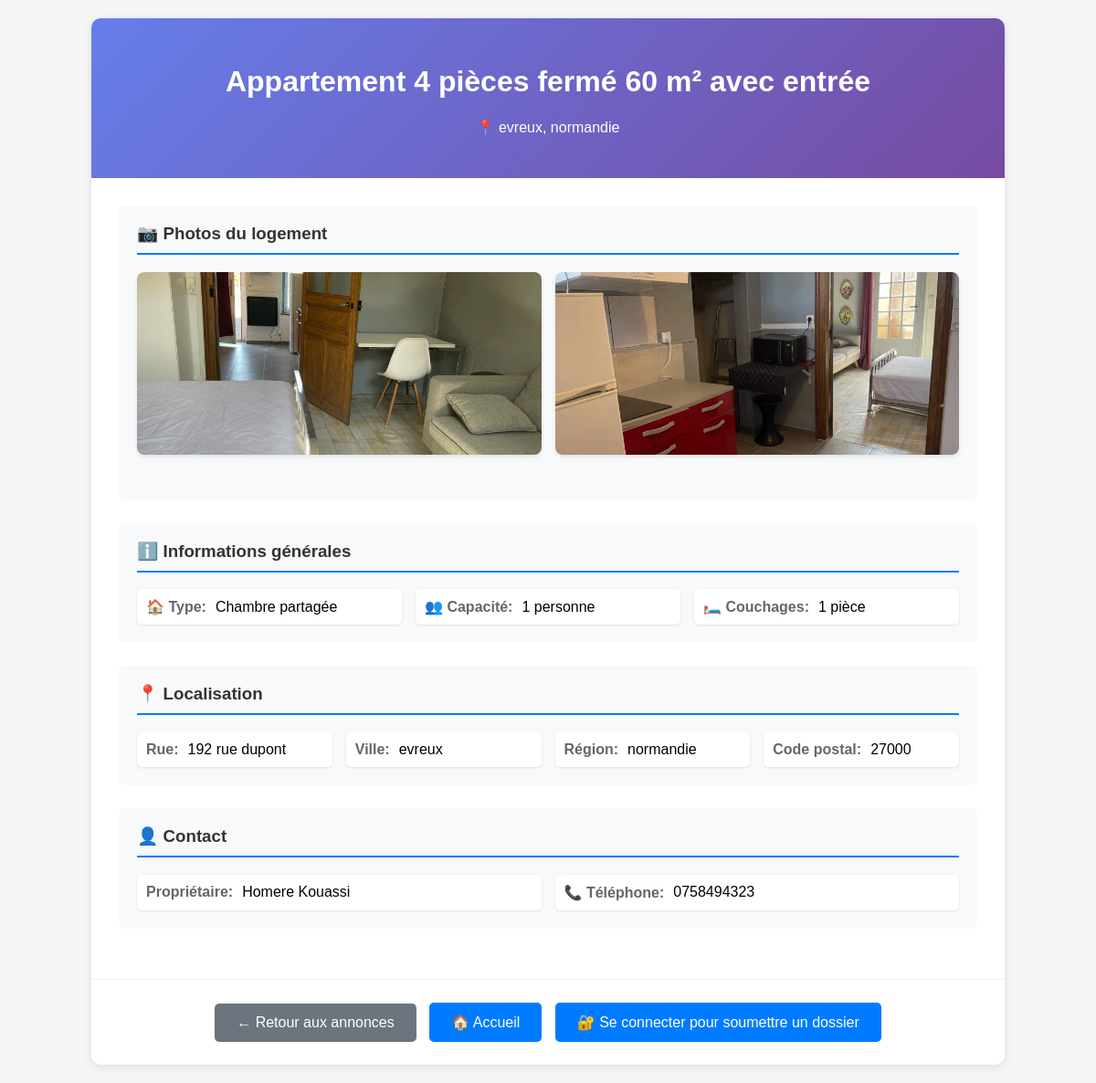
/annonce/detail/7/, run on the app's committed database.
### annonce/models.py (models this page shows)
class Annonce(models.Model):
    user = models.ForeignKey(
        settings.AUTH_USER_MODEL,
        null=True,
        on_delete=models.CASCADE,
        unique=False
    )
    class TypeHebergement(models.TextChoices):
        Appartemment = 'APPT', _('Appartemment')
        Maison = 'MAIS', _('Maison')
        Studio = 'STUD', _('Studio')
        Autre = 'OTHR', _('Autre')
    hebergement_choice = models.CharField(
        max_length=4,
        choices=TypeHebergement.choices,
        default=TypeHebergement.Appartemment,
        verbose_name="Type d'hébergement"
    )
    class TypeLocation(models.TextChoices):
        logement_entier = 'ENTR', _('Logement entier')
        chambre_privee = 'PRIV', _('Chambre privée')
        chambre_partagee = 'PART', _('Chambre partagée')
    type_location_choices = models.CharField(
        max_length=4,
        choices=TypeLocation.choices,
        default=TypeLocation.logement_entier,
        verbose_name="Location partielle ou totale"
    )
    categorie_logement = models.CharField(max_length=50, blank=True)
    titre_logement = models.CharField(max_length=50, blank=True)
    description = models.TextField(blank=True)
    nombre_personne = IntegerField(
        default=1,
        validators=[
            MaxValueValidator(20),
            MinValueValidator(1)
        ],
        blank=True
    )
    pieces_couchage = IntegerField(
        default=1,
        validators=[
            MaxValueValidator(10),
            MinValueValidator(1)
        ],
        blank=True
    )
    equipements = models.ManyToManyField(Equipements, blank=True)
    services = models.ManyToManyField(Services, blank=True)
    categorie_service = models.ManyToManyField(CategorieService, blank=True)
    charges = models.ManyToManyField(Charges, blank=True)
    dureeLocationMini = models.CharField(blank=True,null=True, max_length=50)
    dureeLocationMaxi = models.CharField(blank=True,null=True, max_length=50)
    loyer_tc = models.FloatField(max_length=50, blank=True, null=True)
    charges_loyer = models.FloatField(max_length=50, blank=True, null=True)
    reservation = models.OneToOneField(
        settings.AUTH_USER_MODEL,
        null=True,
        on_delete=models.CASCADE,
        unique=False,
        related_name = 'user_reserved'
    )
    reserved = models.BooleanField(default=False)
    locataire_interesse = models.ForeignKey(
        settings.AUTH_USER_MODEL,
        null=True,
        blank=True,
        on_delete=models.SET_NULL,
        related_name='annonces_interessees',
        verbose_name='Locataire intéressé'
    )
    address = models.OneToOneField(
        AdressAnnonce,
        on_delete=models.CASCADE,
        null=True,
    )

class AdressAnnonce(models.Model):
    rue = models.CharField(blank=True, max_length=20)
    voie = models.CharField(blank=True, max_length=35)
    ville = models.CharField(blank=True, max_length=20)
    region = models.CharField(blank=True, max_length=20)
    zipCode = models.CharField(blank=True, max_length=5)
    pays = models.CharField(blank=True, max_length=20)

class ImageLogement(models.Model):
    annonce = models.ForeignKey(Annonce, on_delete=models.CASCADE)
    images = models.FileField(upload_to='images/')

### account/models.py (models this page shows, shortened)
class Account(AbstractBaseUser):
    email = models.EmailField(verbose_name="email", max_length=60, unique=True)
    date_joined = models.DateTimeField(verbose_name='date joined', auto_now_add=True)
    last_login = models.DateTimeField(verbose_name='last login', auto_now=True)
    is_admin = models.BooleanField(default=False)
    is_active = models.BooleanField(default=False)
    is_staff = models.BooleanField(default=False)
    is_superuser = models.BooleanField(default=False)
    first_name = models.CharField(max_length=50)
    last_name = models.CharField(max_length=50)
    telephone = models.CharField(max_length=10)
    photo_profil = models.ImageField(blank=True)
    photo_identite = models.ImageField(blank=True)
    photo_stream = models.ImageField(blank=True)
    class TypePackages(models.TextChoices):
        bronze = 'BRON', _('Bronze')
        silver = 'SILV', _('Silver')
        gold = 'GOLD', _('Gold')
    packages_type = models.CharField(
        max_length=4,
        choices=TypePackages.choices,
        default=TypePackages.bronze,
        verbose_name="Package"
    )
    class TypeLocataire(models.TextChoices):
        particulier = 'PART', _('Particulier')
        profesionnel = 'PROF', _('Profesionnel')
    typelocataire = models.CharField(
        max_length=4,
        choices=TypeLocataire.choices,
        default=TypeLocataire.particulier,
        verbose_name="Type de loueur"
    )
    USERNAME_FIELD = 'email'
    REQUIRED_FIELDS = ['first_name','last_name','telephone','typelocataire']
    objects = MyAccountManager()

### annonce/views.py (the view)
# urls.py: path('detail/<int:pk>/', views.detail_annonce, name='detail-annonce'),
def detail_annonce(request, pk):
    annonce = get_object_or_404(Annonce, pk=pk)
    images = ImageLogement.objects.filter(annonce=annonce)
    context = {
        'annonce': annonce,
        'images': images,
        'address': annonce.address
    }
    return render(request, 'annonce/detail_annonce.html', context)

### templates/annonce/detail_annonce.html (shortened to what this page needs)
<!DOCTYPE html>
<html lang="fr">
<head>
</head>
<body>
    <div class="container">
        <div class="header">
            <h1>{{ annonce.titre_logement|default:"Logement disponible" }}</h1>
            {% if address %}
            <p>📍 {{ address.ville }}, {{ address.region }}</p>
            {% endif %}
        </div>
        <div class="content">
            {% if images %}
            <div class="info-section">
                <h3>📷 Photos du logement</h3>
                <div class="image-gallery">
                    {% for image in images %}
                    <img src="{{ image.images.url }}" alt="Photo du logement">
                    {% endfor %}
                </div>
            </div>
            {% endif %}
            <div class="info-section">
                <h3>ℹ️ Informations générales</h3>
                <div class="info-grid">
                    <div class="info-item">
                        <strong>🏠 Type:</strong>
                        {{ annonce.get_type_location_choices_display|default:"Non spécifié" }}
                    </div>
                    {% if annonce.nombre_personne %}
                    <div class="info-item">
                        <strong>👥 Capacité:</strong>
                        {{ annonce.nombre_personne }} personne{{ annonce.nombre_personne|pluralize }}
                    </div>
                    {% endif %}
                    {% if annonce.pieces_couchage %}
                    <div class="info-item">
                        <strong>🛏️ Couchages:</strong>
                        {{ annonce.pieces_couchage }} pièce{{ annonce.pieces_couchage|pluralize }}
                    </div>
                    {% endif %}
                </div>
            </div>
            {% if address %}
            <div class="info-section">
                <h3>📍 Localisation</h3>
                <div class="info-grid">
                    {% if address.rue %}
                    <div class="info-item">
                        <strong>Rue:</strong>
                        {{ address.rue }}
                    </div>
                    {% endif %}
                    {% if address.ville %}
                    <div class="info-item">
                        <strong>Ville:</strong>
                        {{ address.ville }}
                    </div>
                    {% endif %}
                    {% if address.region %}
                    <div class="info-item">
                        <strong>Région:</strong>
                        {{ address.region }}
                    </div>
                    {% endif %}
                    {% if address.zipCode %}
                    <div class="info-item">
                        <strong>Code postal:</strong>
                        {{ address.zipCode }}
                    </div>
                    {% endif %}
                </div>
            </div>
            {% endif %}
            {% if annonce.user %}
            <div class="info-section">
                <h3>👤 Contact</h3>
                <div class="info-grid">
                    <div class="info-item">
                        <strong>Propriétaire:</strong>
                        {{ annonce.user.first_name }} {{ annonce.user.last_name }}
                    </div>
                    {% if annonce.user.telephone %}
                    <div class="info-item">
                        <strong>📞 Téléphone:</strong>
                        {{ annonce.user.telephone }}
                    </div>
                    {% endif %}
                </div>
            </div>
            {% endif %}
        </div>
        <div class="navigation">
            <a href="/conciergerie/" class="btn btn-secondary">← Retour aux annonces</a>
            <a href="/" class="btn">🏠 Accueil</a>
            {% if user.is_authenticated %}
                {% if user.typelocataire == 'PART' %}
                    {% if annonce.locataire_interesse == user %}
                        <a href="/soumission/" class="btn" style="background-color: #28a745;">📋 Soumettre mon Dossier</a>
                        <a href="/annonce/dashboard/list/" class="btn" style="background-color: #ffc107; color: #212529;">📊 Voir mon tableau de bord</a>
                        <a href="{% url 'annuler-selection-annonce' annonce.id %}" class="btn" style="background-color: #dc3545;">❌ Retirer du tableau de bord</a>
                    {% elif annonce.locataire_interesse %}
                        <span class="btn" style="background-color: #6c757d; cursor: not-allowed;">📊 Déjà sélectionnée par un autre locataire</span>
                    {% else %}
                        <a href="{% url 'ajouter-au-tableau-de-bord' annonce.id %}" class="btn">📊 Ajouter à mon tableau de bord</a>
                    {% endif %}
                {% else %}
                    <a href="/annonce/dashboard/list/" class="btn">📊 Mon tableau de bord</a>
                {% endif %}
            {% else %}
                <a href="/annonce/login-annonce/" class="btn">🔐 Se connecter pour soumettre un dossier</a>
            {% endif %}
        </div>
    </div>
</body>
</html>

### templates/annonce/detail_annonce.html (style rules this page uses)
body { font-family: Arial, sans-serif; margin: 0; padding: 20px; background-color: #f5f5f5; }
.container { max-width: 1000px; margin: 0 auto; background: white; border-radius: 10px; overflow: hidden; box-shadow: 0 2px 10px rgba(0,0,0,0.1); }
.header { background: linear-gradient(135deg, #667eea 0%, #764ba2 100%); color: white; padding: 30px; text-align: center; }
.content { padding: 30px; }
.image-gallery { display: grid; grid-template-columns: repeat(auto-fit, minmax(250px, 1fr)); gap: 15px; margin-bottom: 30px; }
.image-gallery img { width: 100%; height: 200px; object-fit: cover; border-radius: 8px; box-shadow: 0 2px 4px rgba(0,0,0,0.1); }
.info-section { margin-bottom: 25px; padding: 20px; background-color: #f8f9fa; border-radius: 8px; }
.info-section h3 { margin-top: 0; color: #333; border-bottom: 2px solid #007bff; padding-bottom: 10px; }
.info-grid { display: grid; grid-template-columns: repeat(auto-fit, minmax(200px, 1fr)); gap: 15px; }
.info-item { display: flex; align-items: center; padding: 10px; background: white; border-radius: 5px; box-shadow: 0 1px 3px rgba(0,0,0,0.1); }
.info-item strong { margin-right: 10px; color: #666; }
.btn { background-color: #007bff; color: white; padding: 12px 24px; border: none; border-radius: 5px; cursor: pointer; text-decoration: none; display: inline-block; margin: 5px; font-size: 16px; }
.btn-secondary { background-color: #6c757d; }
.navigation { text-align: center; padding: 20px; border-top: 1px solid #eee; }

### data on the page
Annonce: titre_logement "Appartement 4 pièces fermé 60 m² avec entrée", type_location_choices "Chambre partagée", nombre_personne "1", pieces_couchage "1", user.first_name "Homere", user.last_name "Kouassi", user.telephone "0758494323"
AdressAnnonce: ville "evreux", region "normandie", rue "192 rue dupont", zipCode "27000"
ImageLogement: images (picture)
ImageLogement: images (picture)
